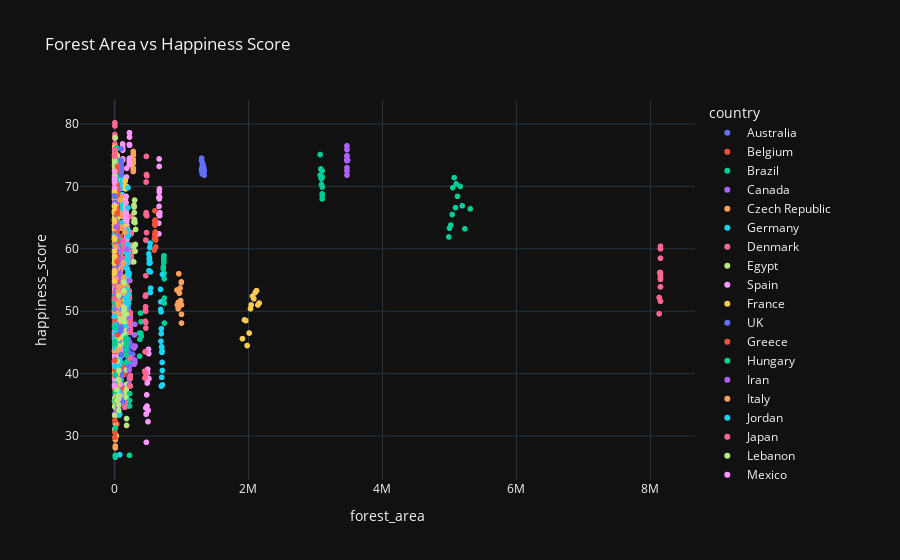

Notebook source saved alongside this figure:
### Markdown cell above
## Forest area, happiness, and fish consumption

### Code cell
# convert year to numeric 
forest_planted_merged['year'] = pd.to_numeric(forest_planted_merged['year'])
happy_fish_merged['year'] = pd.to_numeric(happy_fish_merged['year'])


# merge forest_planted_merged and happy_fish_merged on country and year
forest_happy_fish_merged = pd.merge(forest_planted_merged, happy_fish_merged, on=['country', 'year'], how='inner').dropna()
forest_happy_fish_merged

# plot forest_area against happiness_score
fig = px.scatter(forest_happy_fish_merged, x='forest_area', y='happiness_score', color='country', template='plotly_dark', title='Forest Area vs Happiness Score', hover_data = ['country', 'year', 'happiness_score', 'forest_area', 'planted_forest_area'])

fig.show()
